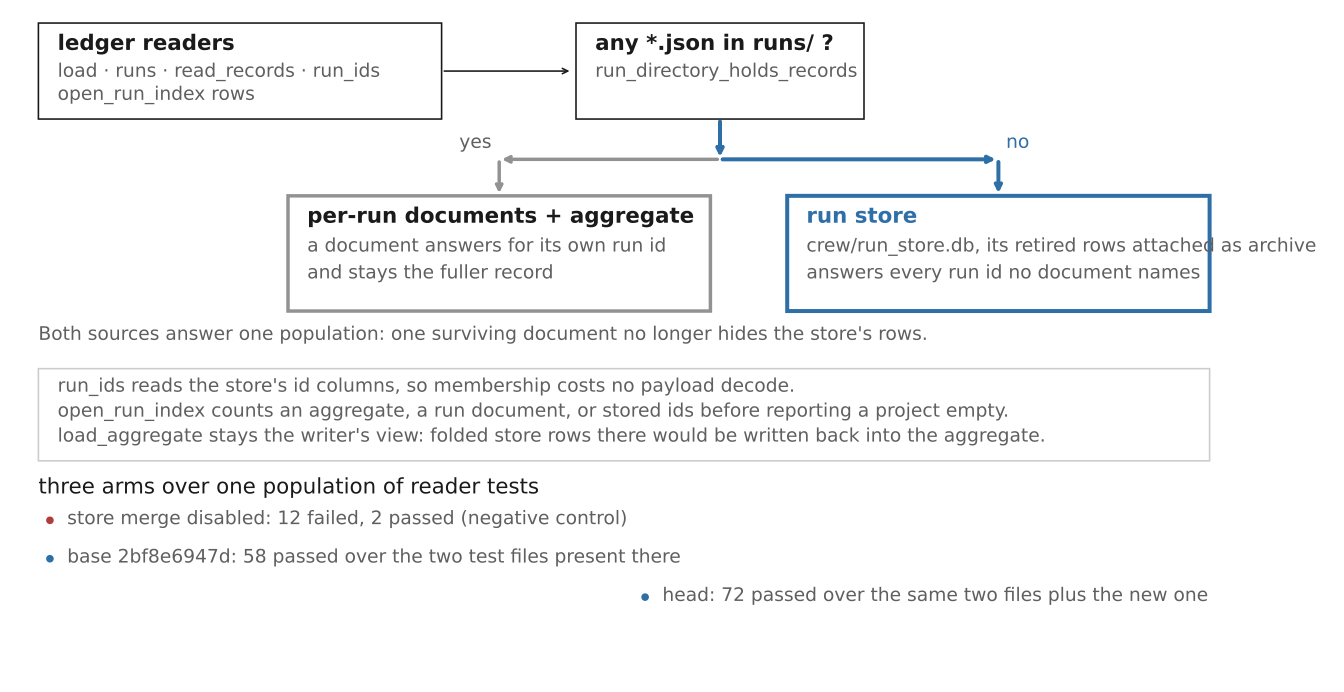

This chart was generated by the following Python code:
"""Draw which source answers a ledger reader, and what each one answers.

Every label is emitted as a vector path, so the figure renders with the same
text wherever no font is resolvable — a renderer without fonts loses an SVG
text element entirely, which is how an earlier hand-authored version of this
drawing reached a reader as empty boxes.

    python source-precedence.py
"""

from __future__ import annotations

from pathlib import Path

import matplotlib

matplotlib.use("Agg")
import matplotlib.pyplot as plt
from matplotlib.patches import Circle, Rectangle

SVG_FONT = "path"

POPULATION = "#929292"
FEATURE = "#2f6fa8"
INK = "#1a1a1a"
POLITE = "#5f5f5f"
FAILED = "#b23c3c"

LABEL = 16
NOTE = 14


def _box(ax, x, y, w, h, colour=INK, width=1.2):
    ax.add_patch(
        Rectangle((x, y), w, h, facecolor="#ffffff", edgecolor=colour, linewidth=width)
    )


def _arrow(ax, points, colour, width):
    for (x0, y0), (x1, y1) in zip(points, points[1:]):
        ax.annotate(
            "",
            xy=(x1, y1),
            xytext=(x0, y0),
            arrowprops={"arrowstyle": "->", "color": colour, "linewidth": width},
        )


def main() -> Path:
    plt.rcParams["svg.fonttype"] = SVG_FONT
    fig = plt.figure(figsize=(14, 7.2), dpi=100)
    ax = fig.add_axes((0, 0, 1, 1))
    ax.set_xlim(0, 1400)
    ax.set_ylim(0, 720)
    ax.axis("off")
    fig.patch.set_facecolor("#ffffff")

    label = {"fontsize": LABEL, "color": INK, "ha": "left", "va": "baseline"}
    note = {"fontsize": NOTE, "color": POLITE, "ha": "left", "va": "baseline"}
    name = {"fontsize": LABEL, "color": INK, "ha": "left", "va": "baseline"}

    # the readers, and the one gate they share
    _box(ax, 40, 596, 420, 100)
    ax.text(60, 668, "ledger readers", fontsize=LABEL, color=INK, fontweight="bold")
    ax.text(60, 640, "load · runs · read_records · run_ids", **note)
    ax.text(60, 616, "open_run_index rows", **note)
    _arrow(ax, [(460, 646), (596, 646)], INK, 1.2)

    _box(ax, 600, 596, 300, 100)
    ax.text(620, 668, "any *.json in runs/ ?", fontsize=LABEL, color=INK, fontweight="bold")
    ax.text(620, 640, "run_directory_holds_records", **note)

    # a document answers for its own run id; the store answers the rest
    _arrow(ax, [(750, 596), (750, 554), (520, 554), (520, 516)], POPULATION, 2.6)
    _arrow(ax, [(750, 596), (750, 554), (1040, 554), (1040, 516)], FEATURE, 3.0)
    ax.text(512, 566, "yes", fontsize=NOTE, color=POLITE, ha="right", va="baseline")
    ax.text(1048, 566, "no", fontsize=NOTE, color=FEATURE, va="baseline")

    _box(ax, 300, 396, 440, 120, colour=POPULATION, width=2.6)
    ax.text(320, 488, "per-run documents + aggregate", fontsize=LABEL, color=INK, fontweight="bold")
    ax.text(320, 458, "a document answers for its own run id", **note)
    ax.text(320, 430, "and stays the fuller record", **note)

    _box(ax, 820, 396, 440, 120, colour=FEATURE, width=3.0)
    ax.text(840, 488, "run store", fontsize=LABEL, color=FEATURE, fontweight="bold")
    ax.text(840, 458, "crew/run_store.db, its retired rows attached as archive", **note)
    ax.text(840, 430, "answers every run id no document names", **note)

    ax.text(
        40,
        366,
        "Both sources answer one population: one surviving document no longer hides the store's rows.",
        **note,
    )

    _box(ax, 40, 240, 1220, 96, colour="#cccccc")
    ax.text(60, 312, "run_ids reads the store's id columns, so membership costs no payload decode.", **note)
    ax.text(60, 286, "open_run_index counts an aggregate, a run document, or stored ids before reporting a project empty.", **note)
    ax.text(60, 260, "load_aggregate stays the writer's view: folded store rows there would be written back into the aggregate.", **note)

    ax.text(40, 206, "three arms over one population of reader tests", **name)

    arms = [
        (FAILED, 174, 52, 70, "store merge disabled: 12 failed, 2 passed (negative control)"),
        (FEATURE, 134, 52, 70, "base 2bf8e6947d: 58 passed over the two test files present there"),
        (FEATURE, 94, 672, 690, "head: 72 passed over the same two files plus the new one"),
    ]
    for colour, y, dot_x, text_x, text in arms:
        ax.add_patch(Circle((dot_x, y + 4), 4, facecolor=colour, edgecolor="none"))
        ax.text(text_x, y, text, **note)

    return fig.savefig(Path(__file__).with_suffix(".svg"), format="svg", facecolor="#ffffff")


if __name__ == "__main__":
    print(main())
